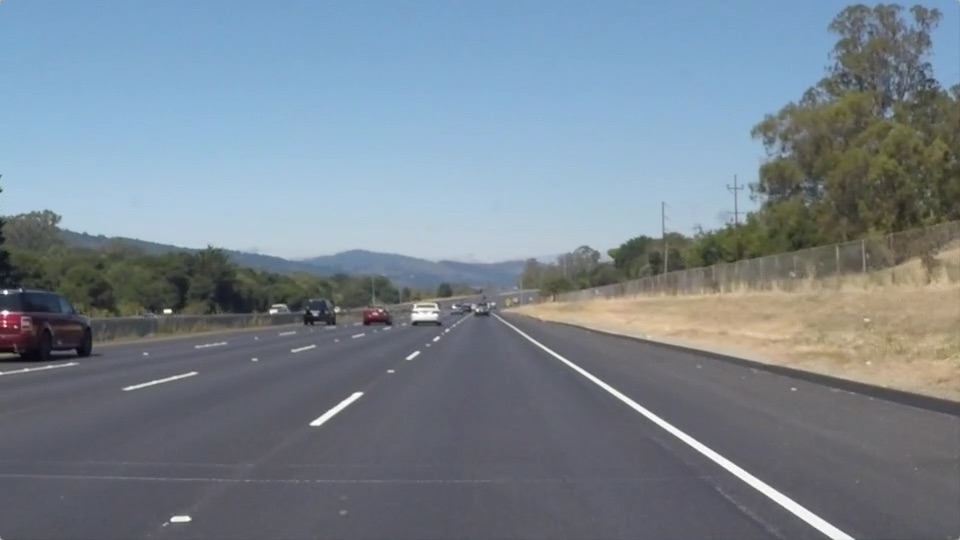
#> input picture test_images/solidWhiteRight.jpg, 960 x 540 px
$ jupyter execute --allow-errors P1.ipynb   (shell and % lines are left out)
#> lines starting #> are read from the running program, lines starting #| are printed output that depends on the picture; after the words box and inside, x2 and y2 are one past the last pixel; in counts of white or black regions, pixels touching at a corner belong together
# Self-Driving Car Engineer Nanodegree

## Project: **Finding Lane Lines on the Road**
***
In this project, you will use the tools you learned about in the lesson to identify lane lines on the road.  You can develop your pipeline on a series of individual images, and later apply the result to a video stream (really just a series of images). Check out the video clip "raw-lines-example.mp4" (also contained in this repository) to see what the output should look like after using the helper functions below.

Once you have a result that looks roughly like "raw-lines-example.mp4", you'll need to get creative and try to average and/or extrapolate the line segments you've detected to map out the full extent of the lane lines.  You can see an example of the result you're going for in the video "P1_example.mp4".  Ultimately, you would like to draw just one line for the left side of the lane, and one for the right.

In addition to implementing code, there is a brief writeup to complete. The writeup should be completed in a separate file, which can be either a markdown file or a pdf document. There is a [write up template](https://github.com/udacity/CarND-LaneLines-P1/blob/master/writeup_template.md) that can be used to guide the writing process. Completing both the code in the Ipython notebook and the writeup template will cover all of the [rubric points](https://review.udacity.com/#!/rubrics/322/view) for this project.

---
Let's have a look at our first image called 'test_images/solidWhiteRight.jpg'.  Run the 2 cells below (hit Shift-Enter or the "play" button above) to display the image.

**Note: If, at any point, you encounter frozen display windows or other confounding issues, you can always start again with a clean slate by going to the "Kernel" menu above and selecting "Restart & Clear Output".**

---

**The tools you have are color selection, region of interest selection, grayscaling, Gaussian smoothing, Canny Edge Detection and Hough Tranform line detection.  You  are also free to explore and try other techniques that were not presented in the lesson.  Your goal is piece together a pipeline to detect the line segments in the image, then average/extrapolate them and draw them onto the image for display (as below).  Once you have a working pipeline, try it out on the video stream below.**

---

<figure>

 <figcaption>
 <p></p>
 <p style="text-align: center;"> Your output should look something like this (above) after detecting line segments using the helper functions below </p>
 </figcaption>
</figure>
 <p></p>
<figure>

 <figcaption>
 <p></p>
 <p style="text-align: center;"> Your goal is to connect/average/extrapolate line segments to get output like this</p>
 </figcaption>
</figure>

**Run the cell below to import some packages.  If you get an `import error` for a package you've already installed, try changing your kernel (select the Kernel menu above --> Change Kernel).  Still have problems?  Try relaunching Jupyter Notebook from the terminal prompt.  Also, consult the forums for more troubleshooting tips.**

## Import Packages

[cell 1]
#importing some useful packages
import matplotlib.pyplot as plt
import matplotlib.image as mpimg
import numpy as np
import cv2

## Read in an Image

[cell 2]
#reading in an image
image = mpimg.imread('test_images/solidWhiteRight.jpg')
#> image is the input picture: shape (540, 960, 3); mean R, G, B 120.3, 132.6, 143.7

#printing out some stats and plotting
print('This image is:', type(image), 'with dimensions:', image.shape)
#| This image is: <class 'numpy.ndarray'> with dimensions: (540, 960, 3)
plt.imshow(image)  # if you wanted to show a single color channel image called 'gray', for example, call as plt.imshow(gray, cmap='gray')
plt.show()

## Ideas for Lane Detection Pipeline

**Some OpenCV functions (beyond those introduced in the lesson) that might be useful for this project are:**

`cv2.inRange()` for color selection
`cv2.fillPoly()` for regions selection
`cv2.line()` to draw lines on an image given endpoints
`cv2.addWeighted()` to coadd / overlay two images
`cv2.cvtColor()` to grayscale or change color
`cv2.imwrite()` to output images to file
`cv2.bitwise_and()` to apply a mask to an image

**Check out the OpenCV documentation to learn about these and discover even more awesome functionality!**

## Helper Functions

Below are some helper functions to help get you started. They should look familiar from the lesson!

[cell 3]
import math

def grayscale(img):
    """Applies the Grayscale transform
    This will return an image with only one color channel
    but NOTE: to see the returned image as grayscale
    (assuming your grayscaled image is called 'gray')
    you should call plt.imshow(gray, cmap='gray')"""
    return cv2.cvtColor(img, cv2.COLOR_RGB2GRAY)
    # Or use BGR2GRAY if you read an image with cv2.imread()
    # return cv2.cvtColor(img, cv2.COLOR_BGR2GRAY)

def canny(img, low_threshold, high_threshold):
    """Applies the Canny transform"""
    return cv2.Canny(img, low_threshold, high_threshold)

def gaussian_blur(img, kernel_size):
    """Applies a Gaussian Noise kernel"""
    return cv2.GaussianBlur(img, (kernel_size, kernel_size), 0)

def region_of_interest(img, vertices):
    """
    Applies an image mask.

    Only keeps the region of the image defined by the polygon
    formed from `vertices`. The rest of the image is set to black.
    `vertices` should be a numpy array of integer points.
    """
    #defining a blank mask to start with
    mask = np.zeros_like(img)

    #defining a 3 channel or 1 channel color to fill the mask with depending on the input image
    if len(img.shape) > 2:
        channel_count = img.shape[2]  # i.e. 3 or 4 depending on your image
        ignore_mask_color = (255,) * channel_count
    else:
        ignore_mask_color = 255

    #filling pixels inside the polygon defined by "vertices" with the fill color
    cv2.fillPoly(mask, vertices, ignore_mask_color)

    #returning the image only where mask pixels are nonzero
    masked_image = cv2.bitwise_and(img, mask)
    return masked_image


def draw_lines(img, lines, color=[255, 0, 0], thickness=4):
    """
    NOTE: this is the function you might want to use as a starting point once you want to
    average/extrapolate the line segments you detect to map out the full
    extent of the lane (going from the result shown in raw-lines-example.mp4
    to that shown in P1_example.mp4).

    Think about things like separating line segments by their
    slope ((y2-y1)/(x2-x1)) to decide which segments are part of the left
    line vs. the right line.  Then, you can average the position of each of
    the lines and extrapolate to the top and bottom of the lane.

    This function draws `lines` with `color` and `thickness`.
    Lines are drawn on the image inplace (mutates the image).
    If you want to make the lines semi-transparent, think about combining
    this function with the weighted_img() function below
    """
    for line in lines:
        for x1,y1,x2,y2 in line:
            cv2.line(img, (x1, y1), (x2, y2), color, thickness)

def hough_lines(img, rho, theta, threshold, min_line_len, max_line_gap):
    """
    `img` should be the output of a Canny transform.

    Returns an image with hough lines drawn and the hough lines list.
    """
    lines = cv2.HoughLinesP(img, rho, theta, threshold, np.array([]), minLineLength=min_line_len, maxLineGap=max_line_gap)
    line_img = np.zeros((img.shape[0], img.shape[1], 3), dtype=np.uint8)
    draw_lines(line_img, lines)
    return line_img, lines

# Python 3 has support for cool math symbols.

def weighted_img(img, initial_img, α=0.8, β=1., γ=0.):
    """
    `img` is the output of the hough_lines(), An image with lines drawn on it.
    Should be a blank image (all black) with lines drawn on it.

    `initial_img` should be the image before any processing.

    The result image is computed as follows:

    initial_img * α + img * β + γ
    NOTE: initial_img and img must be the same shape!
    """
    return cv2.addWeighted(initial_img, α, img, β, γ)

def improve_lane(hlines, shape, left_line):
    """
    `hlines` is the output of Hough Lines function.
    The improve_lane() function analyze the hlines to get the most left line and
    try to extend it until the bottom line, covering any disconected point.

    This function returns the most extended line in the left side.
    """
    return list([0,0,0,0])

def print_image(image, gray=True, name=None, action=None):
    """
    Display image to ouput.

    `gray` is true display a gray image
    `action` means what action was made to image
    """
    if action:
        print(f"Name: {name}, Action: {action}")
    if gray:
        plt.imshow(image, cmap='gray')
    else:
        plt.imshow(image)
    plt.show()

## Test Images

Build your pipeline to work on the images in the directory "test_images"
**You should make sure your pipeline works well on these images before you try the videos.**

[cell 4]
import os
os.listdir("test_images/")

## Build a Lane Finding Pipeline

Build the pipeline and run your solution on all test_images. Make copies into the `test_images_output` directory, and you can use the images in your writeup report.

Try tuning the various parameters, especially the low and high Canny thresholds as well as the Hough lines parameters.

[cell 5]
# TODO: Build your pipeline that will draw lane lines on the test_images
# then save them to the test_images_output directory.
test_dir = "test_images/"
#os.listdir(test_dir)
list_images = os.listdir(test_dir)

[cell 6]
list_images

We have a list of images and, to make things easier, lets build our pipeline using the first test image and, after that, we apply the pipeline to entire list of images

[cell 7]
# Read in the image
image = mpimg.imread(os.path.join(test_dir, list_images[0]))
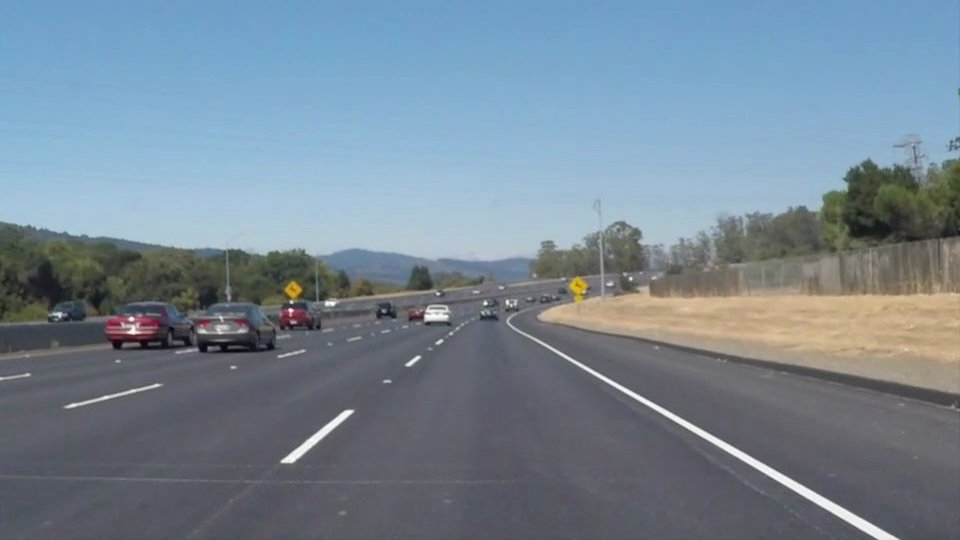
#> input picture test_images/solidWhiteCurve.jpg, 960 x 540 px
#> image is the input picture: shape (540, 960, 3); mean R, G, B 118.5, 134.5, 148.1

# Grab the x and y size and make a copy of the image
ysize = image.shape[0]
xsize = image.shape[1]
color_select = np.copy(image)
line_image = np.copy(image)
region_select = np.copy(image)

[cell 8]
# get gray image
gray = grayscale(line_image)
#> in grayscale, `return cv2.cvtColor(img, cv2.COLOR_RGB2GRAY)`:
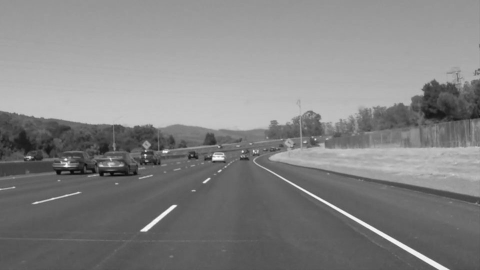
#> returned value: shape (540, 960) (shown at 1/2 size); min 5, max 255, mean 131.2
print_image(gray, action="grayed")

We can make our algorithm more robust adding some noises to the image. Lets do it applying a blur process to image.

[cell 9]
# lets add blur to image
# Define a kernel size and apply Gaussian smoothing
kernel_size = 7
blur_gray = gaussian_blur(gray, kernel_size)
print_image(blur_gray, action="blur")

Using the Canny edge detector, we can detect a wide range of edges in the image.

The algorithm will first detect strong edge (strong gradient) pixels above the `high_threshold`, and reject pixels below the `low_threshold`. Next, pixels with values between the `low_threshold` and `high_threshold` will be included as long as they are connected to strong edges. The output edges is a binary image with white pixels tracing out the detected edges and black everywhere else.

[cell 10]
# Define our parameters for Canny and apply
low_threshold = 50
high_threshold = 150
edges = canny(blur_gray, low_threshold, high_threshold)
#> in canny, `return cv2.Canny(img, low_threshold, high_threshold)`:
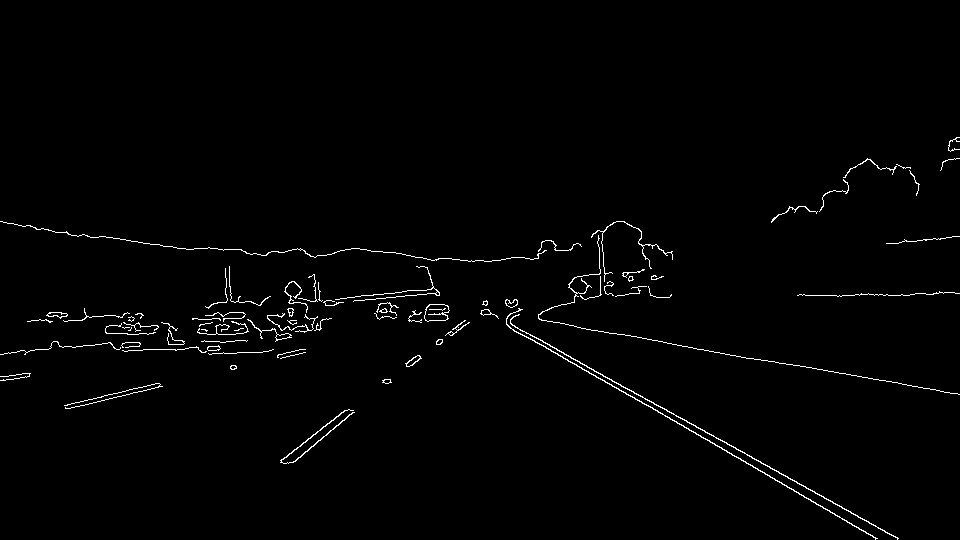
#> returned value: shape (540, 960); 1.3% white in thin lines or dots, all inside (x1, y1, x2, y2) = (0, 137, 960, 540)
print_image(edges, action="canny edges detection")

Note that, in addition to the lane lines, we have lots of object lines in the image. So, its good to find a way to select a region of interest, ROI, where we have only the lane lines.

In this case, I'll assume that the front facing camera that took the image is mounted in a fixed position on the car, such that the lane lines will always appear in the same general region of the image. Next, I'll take advantage of this by adding a criterion to only consider pixels for color selection in the region where we expect to find the lane lines.

Check out the code below. The variables left_bottom, right_bottom, and apex represent the vertices of a quadrilateral region that I would like to retain for my color selection, while masking everything else out.

[cell 11]
# define the region of interest, ROI
left_bottom = [0, ysize]
right_bottom= [xsize, ysize]
apex1 = [470, 320]
apex2 = [480, 320]
vertices = np.array([[left_bottom, apex1, apex2, right_bottom]], dtype=np.int32)

# perform a linear fit (y=Ax+B) to each side of ROI
masked_edges = region_of_interest(edges, vertices)
#> in region_of_interest, `cv2.fillPoly(mask, vertices, ignore_mask_color)`:
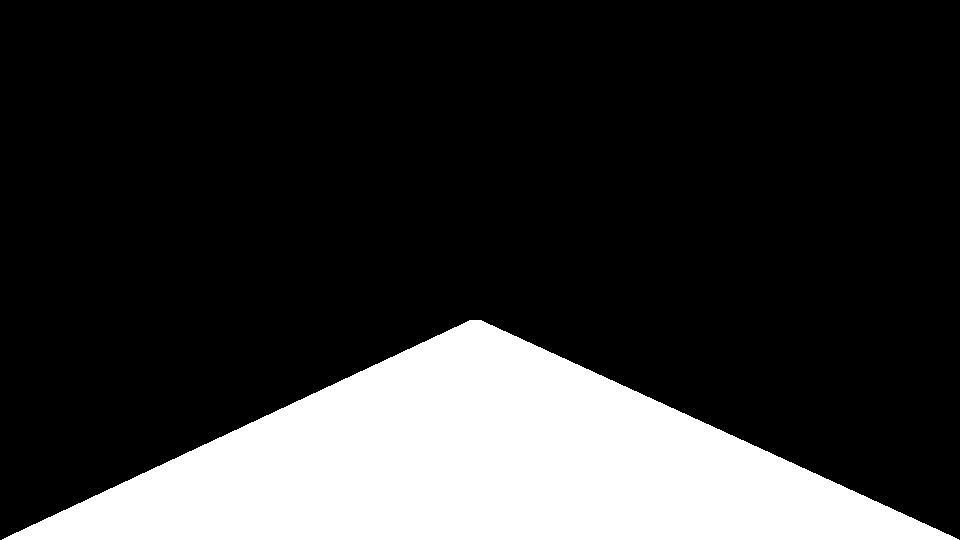
#> mask: shape (540, 960); 20.6% white; 1 white region, box (x1, y1, x2, y2) and area: (2, 320, 959, 540) 106733
#> in region_of_interest, `masked_image = cv2.bitwise_and(img, mask)`:
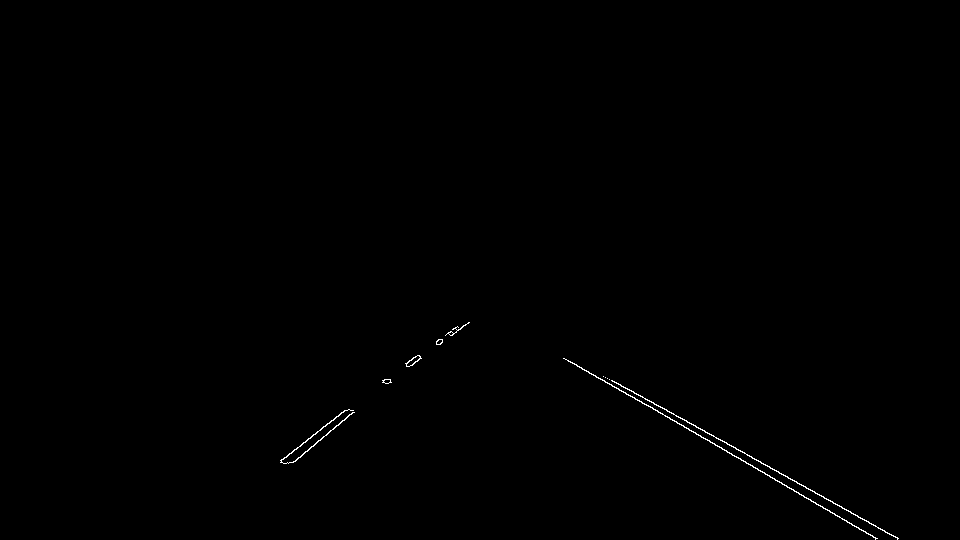
#> masked_image: shape (540, 960); 0.26% white in thin lines or dots, all inside (x1, y1, x2, y2) = (280, 322, 899, 540)
print_image(masked_edges, action="ROI")

[cell 12]
# Define the Hough transform parameters
rho = 2                 # distance resolution in pixels of the Hough grid
theta = np.pi/180       # angular resolution in radians of the Hough grid
threshold = 15          # minimum number of votes (intersections in Hough grid cell)
min_line_length = 40    # minimum number of pixels making up a line
max_line_gap = 40       # maximum gap in pixels between connectable line segments
# Run Hough on edge detected image
# Output "image_hlines" is an array containing endpoints of detected line segments
image_hlines, _ = hough_lines(masked_edges, rho, theta, threshold, min_line_length, max_line_gap)
#> in hough_lines, `lines = cv2.HoughLinesP(img, rho, theta, threshold, np.array([]), minL..`: lines = 14 rows, first 6: [612, 380, 898, 538], [689, 430, 876, 538], [568, 361, 695, 432], [280, 460, 469, 322], [293, 462, 453, 328], [717, 446, 793, 489]
#> the loop in draw_lines, `for line in lines:` made 14 passes
print_image(image_hlines, action="Hough lines")

# Create a "color" binary image to combine with line image
color_edges = np.dstack((edges, edges, edges))
image_lines = weighted_img(image_hlines, line_image, α=0.8, β=1., γ=0.)
#> in weighted_img, `return cv2.addWeighted(initial_img, α, img, β, γ)`:
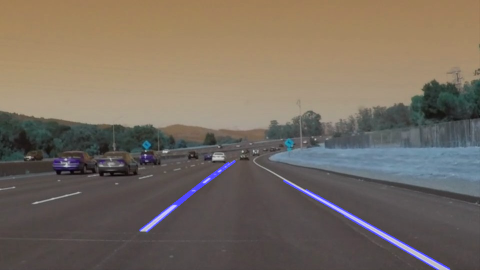
#> returned value: shape (540, 960, 3) (shown at 1/2 size); mean of channels 0, 1, 2 96.4, 107.6, 118.5; drawn as B, G, R
print_image(image_lines, gray=False)

We can see in the image that, mainly in the right side, part of the lane line is not being considered. So, lets draw the ROI to see how the region of interest was calculated.

[cell 13]
# display the image and show region and color selection
x = [left_bottom[0], right_bottom[0], apex2[0], apex1[0], left_bottom[0]]
y = [left_bottom[1], right_bottom[1], apex2[1], apex1[1], left_bottom[1]]
plt.plot(x,y, 'b--', lw=3)
#plt.imshow(color_select)
plt.imshow(np.copy(image))
plt.show()
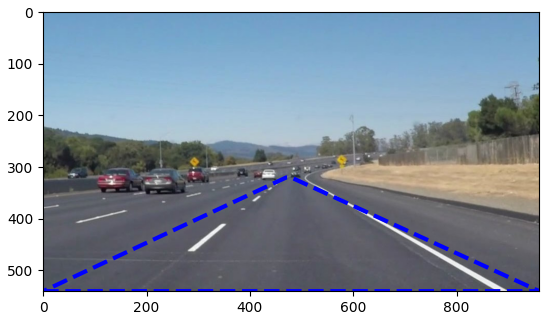
#> figure drawn by matplotlib, 1 panel

Ah, it seems that apex value is too short and the bottom area is too big. The apex value is cutting out part of the lane line. So, we can redefine the ROI area to be more precise.

[cell 14]
# re-define the region of interest, ROI
left_bottom = [150, ysize]
right_bottom= [930, ysize]
apex1 = [470, 320]
apex2 = [510, 320]
# select color to the entire ROI
fit_left   = np.polyfit((left_bottom[0], apex1[0]), (left_bottom[1], apex1[1]), 1)
fit_right  = np.polyfit((right_bottom[0], apex2[0]), (right_bottom[1], apex2[1]), 1)
fit_apex   = np.polyfit((apex1[0], apex2[0]), (apex1[1], apex2[1]), 1)
fit_bottom = np.polyfit((left_bottom[0], right_bottom[0]), (left_bottom[1], right_bottom[1]), 1)
# Find the region inside the lines
XX, YY = np.meshgrid(np.arange(0, xsize), np.arange(0, ysize))
region_thresholds = (YY > (XX*fit_left[0] + fit_left[1])) & \
                    (YY > (XX*fit_right[0] + fit_right[1])) & \
                    (YY > (XX*fit_apex[0] + fit_apex[1])) & \
                    (YY < (XX*fit_bottom[0] + fit_bottom[1]))

#    # define color selection criteria
#    red_threshold = 200
#    green_threshold = 200
#    blue_threshold = 200
#    # create color mask
#    rgb_threshold = [red_threshold, green_threshold, blue_threshold]
#    # Mask pixels below the threshold
#    color_thresholds = (image[:,:,0] < rgb_threshold[0]) | \
#                        (image[:,:,1] < rgb_threshold[1]) | \
#                        (image[:,:,2] < rgb_threshold[2])

# Color pixels red which are inside the region of interest
#region_select[~color_thresholds & region_thresholds] = [255, 0, 0]
region_select[region_thresholds] = [255, 0, 0]
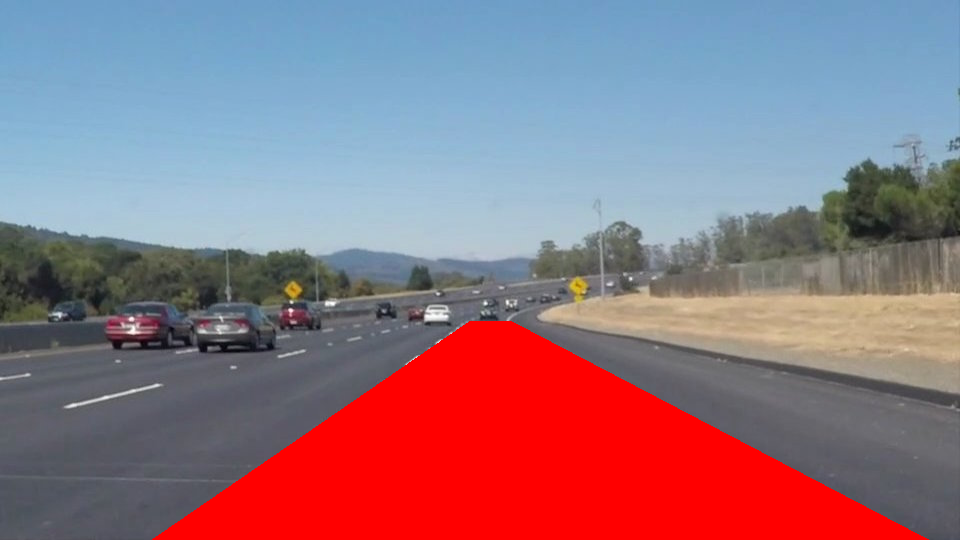
#> region_select: shape (540, 960, 3); mean R, G, B 145.9, 117.6, 129.6

# [6 lines of commented-out code are left out]
print_image(region_select, gray=False, action="ROI redefined.")

Looks better now, right? I also filled the ROI with red color to improve the visibility.

### Running all tests ###

Well, now that we have refined our pipeline to select and draw the lane lines or the lane way, lets apply it to the complete set of test images.

[cell 15]
for img in list_images:
    # Read in the image
    image = mpimg.imread(os.path.join(test_dir, img))
    print_image(image, name=img, action="original")
    # Grab the x and y size and make a copy of the image
    ysize = image.shape[0]
    xsize = image.shape[1]
    color_select = np.copy(image)
    line_image = np.copy(image)
    region_select = np.copy(image)
    # get gray image
    gray = grayscale(line_image)
    print_image(gray, name=img, action="grayed")
    # lets add blur to image
    # Define a kernel size and apply Gaussian smoothing
    kernel_size = 7
    blur_gray = gaussian_blur(gray, kernel_size)
#> (the rest of the program and of its run is left out)
